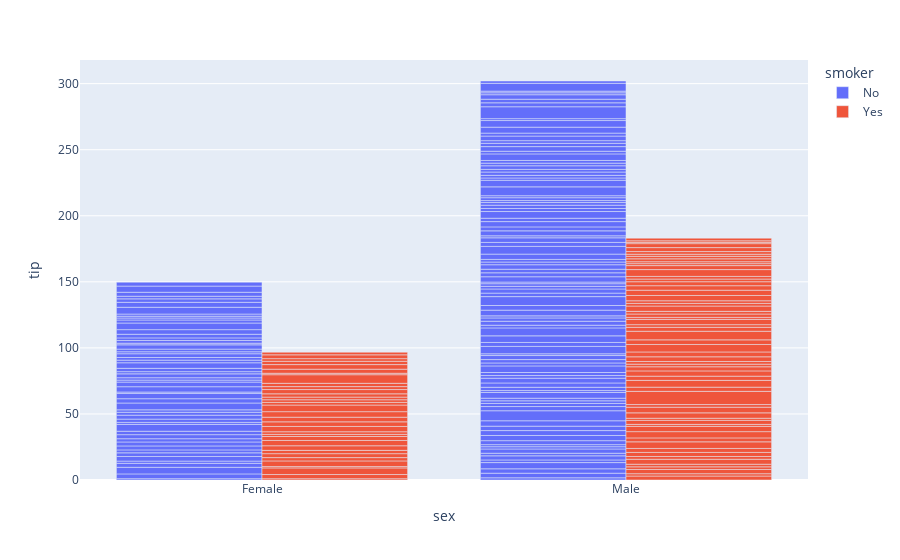

This figure's notebook cell:
### Markdown cell above
Grouped -

### Code cell
px.bar(df_tips, x='sex', y='tip', color='smoker', barmode='group')

### Figure 1 — Plotly figure (JSON) as saved in the notebook; plotly's stock layout.template omitted (floating-point values rounded to 4 significant figures; data arrays with more than 128 entries replaced by an {"elided": "..."} marker saying what was removed)
{"data": [{"alignmentgroup": "True", "hovertemplate": "smoker=No<br>sex=%{x}<br>tip=%{y}<extra></extra>", "legendgroup": "No", "marker": {"color": "#636efa", "pattern": {"shape": ""}}, "name": "No", "offsetgroup": "No", "orientation": "v", "showlegend": true, "textposition": "auto", "type": "bar", "x": {"elided": "151 str values"}, "xaxis": "x", "y": {"elided": "151 float values"}, "yaxis": "y"}, {"alignmentgroup": "True", "hovertemplate": "smoker=Yes<br>sex=%{x}<br>tip=%{y}<extra></extra>", "legendgroup": "Yes", "marker": {"color": "#EF553B", "pattern": {"shape": ""}}, "name": "Yes", "offsetgroup": "Yes", "orientation": "v", "showlegend": true, "textposition": "auto", "type": "bar", "x": ["Male", "Male", "Male", "Male", "Male", "Male", "Female", "Male", "Female", "Female", "Male", "Male", "Male", "Male", "Female", "Female", "Male", "Male", "Male", "Male", "Female", "Female", "Female", "Female", "Male", "Male", "Male", "Female", "Male", "Female", "Female", "Female", "Male", "Male", "Male", "Male", "Male", "Male", "Male", "Male", "Female", "Male", "Male", "Male", "Male", "Male", "Male", "Female", "Male", "Female", "Male", "Male", "Female", "Male", "Male", "Male", "Male", "Female", "Female", "Male", "Male", "Female", "Female", "Female", "Male", "Female", "Male", "Male", "Male", "Female", "Male", "Male", "Female", "Female", "Female", "Male", "Male", "Male", "Female", "Male", "Female", "Male", "Male", "Female", "Female", "Female", "Male", "Male", "Male", "Male", "Male", "Female", "Male"], "xaxis": "x", "y": [3, 1.76, 3.21, 2, 1.98, 3.76, 1, 2.09, 3.14, 5, 3.08, 3, 5, 3, 1, 4.3, 4.73, 4, 1.5, 3, 2.5, 3, 2.5, 3.48, 1.64, 4.06, 4.29, 4, 2, 3, 1.61, 2, 10, 3.16, 5.15, 3.18, 4, 3.11, 2, 2, 4, 3.55, 3.68, 5.65, 3.5, 6.5, 3, 3.5, 2, 3.5, 4, 1.5, 4.19, 2.56, 2.02, 4, 2, 5, 2, 2, 4, 2.01, 2, 2.5, 4, 3.23, 3.41, 3, 2.03, 2.23, 2, 5.16, 2.5, 6.5, 1.1, 3, 1.5, 1.44, 3.09, 2.2, 3.48, 1.92, 1.58, 2.5, 2, 2.88, 2, 3, 3, 1, 1.17, 2, 2], "yaxis": "y"}], "layout": {"barmode": "group", "legend": {"title": {"text": "smoker"}, "tracegroupgap": 0}, "margin": {"t": 60}, "xaxis": {"anchor": "y", "domain": [0, 1], "title": {"text": "sex"}}, "yaxis": {"anchor": "x", "domain": [0, 1], "title": {"text": "tip"}}}}
